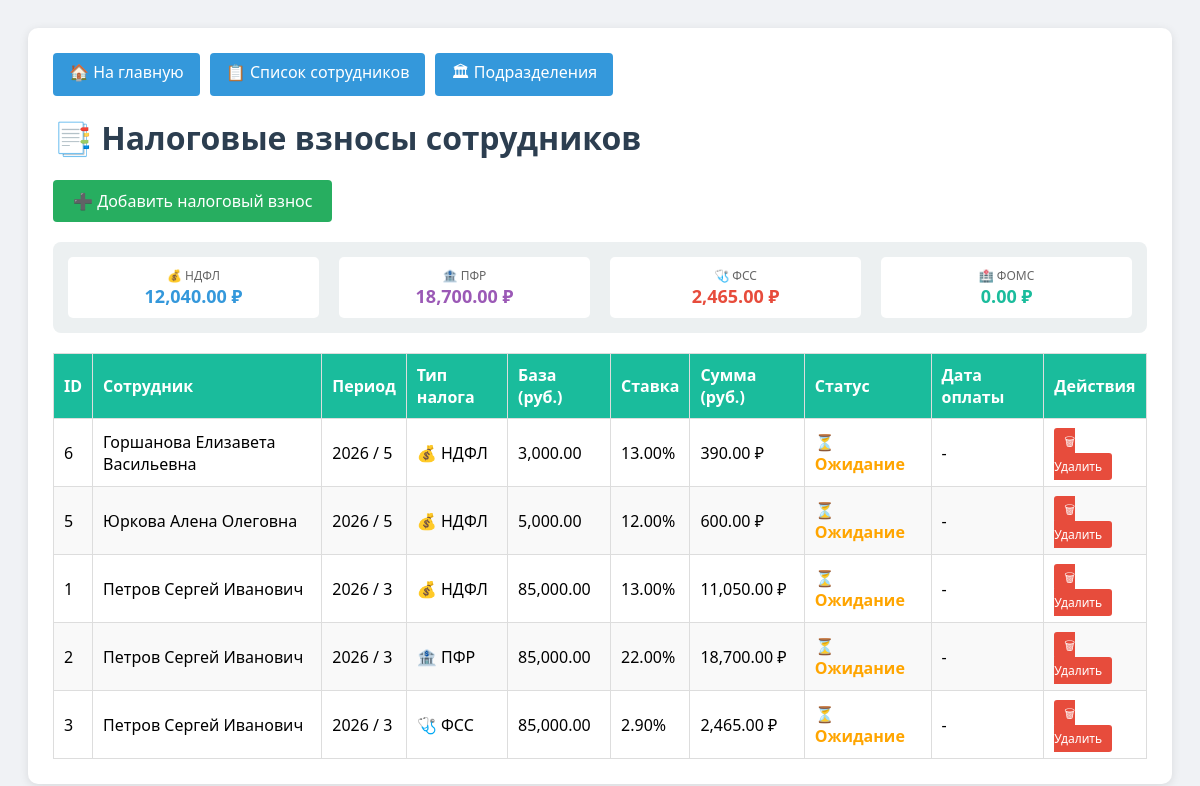
Screenshot of /tax_contributions.php with the database file from the repository.
### tables this page shows
CREATE TABLE `tax_contributions` (
  `tax_id` int(11) NOT NULL,
  `employee_id` int(11) NOT NULL,
  `period_year` int(4) NOT NULL,
  `period_month` int(2) NOT NULL,
  `tax_type` enum('NDFL','PFR','FSS','FOMS') NOT NULL,
  `taxable_base` decimal(12,2) NOT NULL DEFAULT 0.00,
  `rate_percent` decimal(5,2) NOT NULL,
  `amount` decimal(12,2) NOT NULL,
  `payment_status` enum('pending','paid','overdue') DEFAULT 'pending',
  `payment_date` date DEFAULT NULL,
  `created_at` timestamp NULL DEFAULT current_timestamp()
);

CREATE TABLE `employees` (
  `employee_id` int(11) NOT NULL,
  `last_name` varchar(100) NOT NULL,
  `first_name` varchar(100) NOT NULL,
  `middle_name` varchar(100) DEFAULT NULL,
  `inn` varchar(12) DEFAULT NULL,
  `snils` varchar(14) DEFAULT NULL,
  `birth_date` date DEFAULT NULL,
  `hire_date` date NOT NULL,
  `dismissal_date` date DEFAULT NULL,
  `department_id` int(11) DEFAULT NULL,
  `position_id` int(11) DEFAULT NULL,
  `created_at` timestamp NULL DEFAULT current_timestamp()
);

### tax_contributions.php (the view, shortened to what this page needs)
<?php
require_once 'config.php';
$taxes = [];
try {
    $sql = "SELECT t.*, e.last_name, e.first_name, e.middle_name
            FROM tax_contributions t
            LEFT JOIN employees e ON t.employee_id = e.employee_id
            ORDER BY t.created_at DESC";
    $stmt = $pdo->query($sql);
    $taxes = $stmt->fetchAll();
} catch(PDOException $e) {
    $error = "Ошибка: " . $e->getMessage();
}
$totals = [
    'NDFL' => 0,
    'PFR' => 0,
    'FSS' => 0,
    'FOMS' => 0
];
foreach ($taxes as $tax) {
    $type = $tax['tax_type'];
    if (isset($totals[$type])) {
        $totals[$type] += $tax['amount'];
    }
}
?>
<!DOCTYPE html>
<html lang="ru">
<head>
</head>
<body>
<div class="container">
    <div class="nav">
        <a href="index.php">🏠 На главную</a>
        <a href="index.php">📋 Список сотрудников</a>
        <a href="departments.php">🏛 Подразделения</a>
    </div>
    <h1>📑 Налоговые взносы сотрудников</h1>
    <a href="tax_create.php" class="btn-add">➕ Добавить налоговый взнос</a>
    <div class="totals">
        <div class="total-item">
            <div class="label">💰 НДФЛ</div>
            <div class="amount ndfl"><?= number_format($totals['NDFL'], 2) ?> ₽</div>
        </div>
        <div class="total-item">
            <div class="label">🏦 ПФР</div>
            <div class="amount pfr"><?= number_format($totals['PFR'], 2) ?> ₽</div>
        </div>
        <div class="total-item">
            <div class="label">🩺 ФСС</div>
            <div class="amount fss"><?= number_format($totals['FSS'], 2) ?> ₽</div>
        </div>
        <div class="total-item">
            <div class="label">🏥 ФОМС</div>
            <div class="amount foms"><?= number_format($totals['FOMS'], 2) ?> ₽</div>
        </div>
    </div>
    <?php if (empty($taxes)): ?>
        <p>Нет данных о налоговых взносах. <a href="tax_create.php">Добавьте первый взнос</a></p>
    <?php else: ?>
        <table>
            <thead>
                <tr>
                    <th>ID</th>
                    <th>Сотрудник</th>
                    <th>Период</th>
                    <th>Тип налога</th>
                    <th>База (руб.)</th>
                    <th>Ставка</th>
                    <th>Сумма (руб.)</th>
                    <th>Статус</th>
                    <th>Дата оплаты</th>
                    <th>Действия</th>
                </tr>
            </thead>
            <tbody>
                <?php foreach ($taxes as $tax): ?>
                    <tr>
                        <td><?= $tax['tax_id'] ?></td>
                        <td><?= htmlspecialchars($tax['last_name'] . ' ' . $tax['first_name'] . ' ' . ($tax['middle_name'] ?? '')) ?></td>
                        <td><?= $tax['period_year'] ?> / <?= $tax['period_month'] ?></td>
                        <td>
                            <?php if ($tax['tax_type'] == 'NDFL'): ?>
                                💰 НДФЛ
                            <?php elseif ($tax['tax_type'] == 'PFR'): ?>
                                🏦 ПФР
                            <?php elseif ($tax['tax_type'] == 'FSS'): ?>
                                🩺 ФСС
                            <?php else: ?>
                                🏥 ФОМС
                            <?php endif; ?>
                        </td>
                        <td><?= number_format($tax['taxable_base'], 2) ?></td>
                        <td><?= $tax['rate_percent'] ?>%</td>
                        <td><?= number_format($tax['amount'], 2) ?> ₽</td>
                        <td class="status-<?= $tax['payment_status'] ?>">
                            <?php if ($tax['payment_status'] == 'pending'): ?>
                                ⏳ Ожидание
                            <?php elseif ($tax['payment_status'] == 'paid'): ?>
                                ✅ Оплачено
                            <?php else: ?>
                                ⚠️ Просрочено
                            <?php endif; ?>
                        </td>
                        <td><?= $tax['payment_date'] ?? '-' ?></td>
                        <td>
                            <a href="tax_contributions.php?delete_id=<?= $tax['tax_id'] ?>"
                               class="btn-delete"
                               onclick="return confirm('Удалить налоговый взнос?')">🗑 Удалить</a>
                        </td>
                    </tr>
                <?php endforeach; ?>
            </tbody>
        </table>
    <?php endif; ?>
</div>
</body>
</html>

### tax_contributions.php (style rules this page uses)
body { font-family: 'Segoe UI', Arial, sans-serif; background: #f0f2f5; padding: 20px; }
.container { max-width: 1400px; margin: 0 auto; background: white; border-radius: 10px; padding: 25px; box-shadow: 0 2px 10px rgba(0,0,0,0.1); }
h1 { color: #2c3e50; margin-top: 0; }
.nav { margin-bottom: 20px; display: flex; gap: 10px; flex-wrap: wrap; }
.nav a { text-decoration: none; background: #3498db; color: white; padding: 8px 16px; border-radius: 4px; }
.btn-add { background: #27ae60; color: white; padding: 10px 20px; text-decoration: none; border-radius: 4px; display: inline-block; margin-bottom: 20px; }
table { width: 100%; border-collapse: collapse; margin-top: 20px; }
th, td { border: 1px solid #ddd; padding: 10px; text-align: left; }
th { background: #1abc9c; color: white; }
tr:nth-child(even) { background: #f9f9f9; }
.btn-delete { background: #e74c3c; color: white; padding: 5px 10px; text-decoration: none; border-radius: 3px; font-size: 12px; }
.status-pending { color: orange; font-weight: bold; }
.totals { background: #ecf0f1; padding: 15px; border-radius: 8px; margin-bottom: 20px; display: flex; flex-wrap: wrap; gap: 20px; }
.total-item { flex: 1; text-align: center; padding: 10px; background: white; border-radius: 5px; }
.total-item .label { font-size: 12px; color: #666; }
.total-item .amount { font-size: 18px; font-weight: bold; }
.ndfl { color: #3498db; }
.pfr { color: #9b59b6; }
.fss { color: #e74c3c; }
.foms { color: #1abc9c; }

### rows the page displays
tax_contributions: tax_id "6", employee.middle_name "Горшанова Елизавета Васильевна", period_year "2026", period_month "5", tax_type "💰 НДФЛ", taxable_base "3,000.00", rate_percent "13.00", amount "390.00", payment_status "⏳ Ожидание", payment_date "-"
tax_contributions: tax_id "5", employee.middle_name "Юркова Алена Олеговна", period_year "2026", period_month "5", tax_type "💰 НДФЛ", taxable_base "5,000.00", rate_percent "12.00", amount "600.00", payment_status "⏳ Ожидание", payment_date "-"
tax_contributions: tax_id "1", employee.middle_name "Петров Сергей Иванович", period_year "2026", period_month "3", tax_type "💰 НДФЛ", taxable_base "85,000.00", rate_percent "13.00", amount "11,050.00", payment_status "⏳ Ожидание", payment_date "-"
tax_contributions: tax_id "2", employee.middle_name "Петров Сергей Иванович", period_year "2026", period_month "3", tax_type "🏦 ПФР", taxable_base "85,000.00", rate_percent "22.00", amount "18,700.00", payment_status "⏳ Ожидание", payment_date "-"
tax_contributions: tax_id "3", employee.middle_name "Петров Сергей Иванович", period_year "2026", period_month "3", tax_type "🩺 ФСС", taxable_base "85,000.00", rate_percent "2.90", amount "2,465.00", payment_status "⏳ Ожидание", payment_date "-"

### other values shown
$totals['NDFL'] "12,040.00"
$totals['PFR'] "18,700.00"
$totals['FSS'] "2,465.00"
$totals['FOMS'] "0.00"
